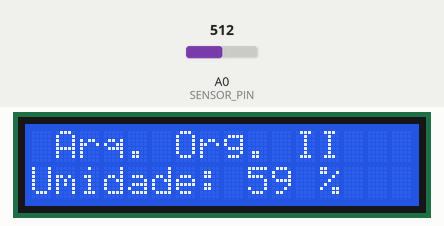
Simulated run of this sketch. Board: Arduino Uno, built with avr-gcc and run on an emulated ATmega328P. Parts: 16×2 character LCD. The inputs (shaded band) are chosen by the test bench; at power-on: A0 (SENSOR_PIN) = 512.

Above: at 1.2 s.
1.3 s: A0 (SENSOR_PIN) set to 716
At 2.9 s:
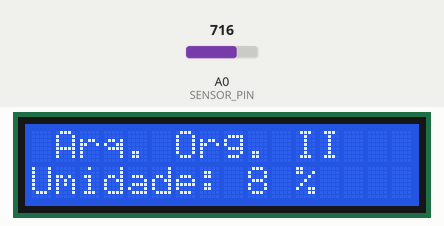
3.6 s: A0 (SENSOR_PIN) set to 900
5.6 s: A0 (SENSOR_PIN) set to 306
At 7.1 s:
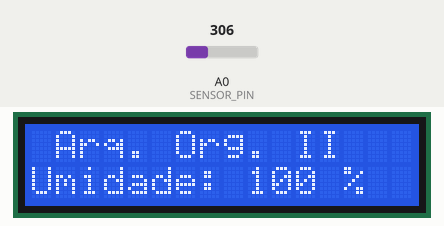
Timing chart, 0 to 8.6 s (numbered marks = the images above; inputs shaded):
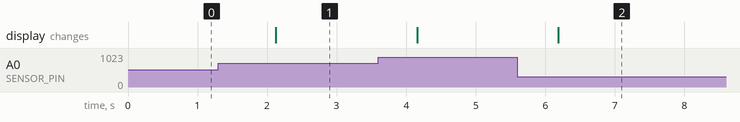

Measured:
- after the input at 1.3 s, the display: changes after 0.83 s (image 1)
- after the input at 5.6 s, the display: changes after 0.59 s (image 2)

The sketch:

regaAutov2.ino
```cpp
/*************************************************
Manual

[06/03/25] - Pedro:
Criação do código com base no vídeo da JuliaLabs.
Testes realizadoes e sensor printando corretamente os valores.
[19/03/25] - Pedro:
implementação das funcionalidades e ligação do lcd com base no vídeo do Manual do Mundo.
Necessários testes.
Dificuldades em relação ao Protobaord.
Observação, precisamos da lógica da escrita e conexão com o teclado urgentemente.


*************************************************/


#include <LiquidCrystal_I2C.h>

#define SENSOR_PIN A0
#define SECO 750
#define MOLHADO 350
#define limiteSeco 25
#define limeiteUmido 75

LiquidCrystal_I2C lcd(0x27, 16, 2);

void setup() {
  Serial.begin(9600);
  pinMode(SENSOR_PIN, INPUT);
  lcd.init();
  lcd.backlight();
  lcd.print(" Arq. Org. II ");
}

void loop() {
  int leitura = analogRead(SENSOR_PIN);


  int umidade = map(leitura, SECO, MOLHADO, 0, 100);
  umidade = constrain(umidade, 0, 100);

  lcd.setCursor(0, 1);
  lcd.print("Umidade: ");
  lcd.print(umidade);
  lcd.print(" %    ");

  delay(1000);
}
```
